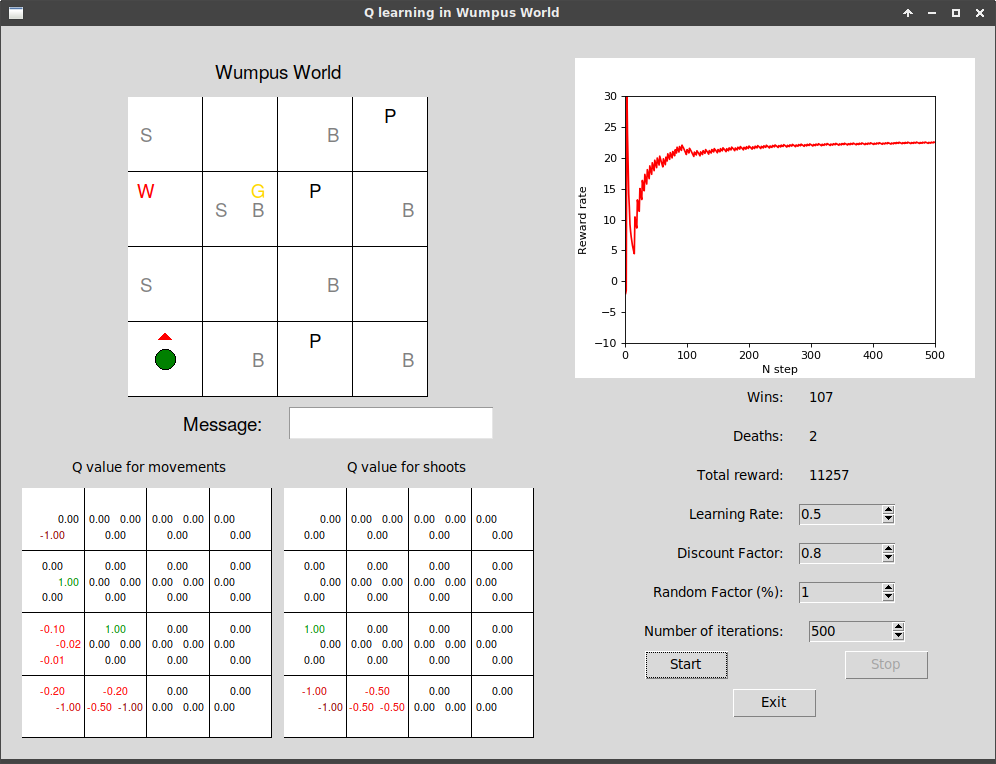

Source code (Python):
#!/usr/bin/env python2
# -*- coding: utf-8 -*-

from __future__ import print_function, division
import numpy as np
import matplotlib
matplotlib.use("TkAgg")
from matplotlib.backends.backend_tkagg import FigureCanvasTkAgg, NavigationToolbar2TkAgg
from matplotlib.figure import Figure

class Environment(object):
    def __init__(self):
        self.matrix = np.zeros([4,4,5])
        # Első két D: koordináta a térképen, harmadik D: mi van a térkép cellájában?
        # [szörny (0/1), szakadék (0/1), bűz (0/1), szellő (0/1), arany (0/1)]
        self.wumpus_loc = np.array([[0,2]])
        self.pit_locs = np.array([[2,0],[2,2],[3,3]])
        self.gold_loc = np.array([[1,2]])
        self.stench_locs = []
        for loc in [[0,1],[1,0],[0,-1],[-1,0]]:
            new_loc = self.wumpus_loc[0]+loc
            if not (np.sum(new_loc < 0) or sum(new_loc >= self.matrix.shape[:2])):
                if new_loc.tolist() not in self.stench_locs:
                    self.stench_locs.append(new_loc.tolist())
        self.stench_locs = np.asarray(self.stench_locs)

        self.breeze_locs = []
        for pit_loc in self.pit_locs:
            for loc in [[0,1],[1,0],[0,-1],[-1,0]]:
                new_loc = pit_loc+loc
                if not (np.sum(new_loc < 0) or sum(new_loc >= self.matrix.shape[:2])):
                    if new_loc.tolist() not in self.breeze_locs:
                        self.breeze_locs.append(new_loc.tolist())
        self.breeze_locs = np.asarray(self.breeze_locs)

        self.place_objects()
        self.start_matrix = self.matrix.copy()

    def place_objects(self):
        for pos,loc in enumerate([self.wumpus_loc,self.pit_locs,self.stench_locs,
                              self.breeze_locs,self.gold_loc]):
            for i,j in loc:
                self.matrix[i][j][pos] = 1

    def kill_wumpus(self):
        # Eltávolítja a szörnyet a térképről és törli a bűz-jeleket
        self.matrix[self.wumpus_loc[0,0]][self.wumpus_loc[0,1]][0] = 0 # Wumpus törölve
        for i,j in self.stench_locs:
            self.matrix[i][j][2] = 0 # Bűz törölve

    def reset_matrix(self):
        # Visszaállítja a térképet az eredeti állapotába
        self.matrix = self.start_matrix.copy()


class Agent(object):
    def __init__(self, Environment, learning_rate=0.5, discount_factor=0.8, random_factor=0.01,
                 reward_dic = [('win',100),('wumpus_killed',10),('death',-10),('nothing',-1)], debug=False):
        self.env = Environment
        self.start_matrix = self.env.start_matrix.copy()
        self.debug = debug
        self.learning_rate = learning_rate
        self.discount_factor = discount_factor
        self.random_factor = random_factor
        self.step, self.history, self.action_history = 0, [], []
        self.state = np.array([0,0,1,0]) # Első két bool: x és y koord, 3. van nyílvesszőnk, 4.: szörny kilőve
        self.arrowpos = self.state[:2].copy()
        self.map = np.zeros(self.env.matrix.shape)
        self.qtable = np.zeros(self.env.matrix.shape[:2]+(8,)) # A térkép minden pontján minden cselekvésre értéket tárol
        self.rewards = np.zeros(self.env.matrix.shape[:2]+(8,)) # A térkép minden pontján minden cselekvésre értéket tárol
        self.reward_dic = dict(reward_dic)
        self.dir_dic = {'left':[-1,0],'right':[1,0],'down':[0,-1],'up':[0,1]} # Irányok kódolása
        actions = ['move_' + d for d in self.dir_dic.keys()] + ['shoot_' + d for d in self.dir_dic.keys()]
        self.action_map = dict([(j,i) for (i,j) in enumerate(actions)]) # Akciók kódolása
        self.wins, self.deaths = 0,0

    def eval_actions(self):
        '''Meggátolja, hogy az ágens kimenjen a mátrixból,
        továbbá csak akkor engedi lőni, ha bűzt érez.'''
        available_actions = []
        for d in self.dir_dic.keys():
            newpos = self.state[:2] + self.dir_dic[d]
            if not (np.sum(newpos < 0) or np.sum(newpos >= self.env.matrix.shape[:2])):
                available_actions.append('move_' + d)
                if self.state[:2] in self.env.stench_locs and self.state[2] == 1:
                    available_actions.append('shoot_' + d)
        return(available_actions)

    def take_action(self,action):
        '''Dekódolja a stringként beadott akciót és tárolja az akciótörténetben'''
        self.step += 1
        act,direction = action.split('_')
        if act == 'move':
            if self.debug:
                q_value = self.qtable[tuple(self.state[:2])][self.action_map[action]]
                print('Move %s on %s (%s)'%(direction,self.state[:2],q_value))
            result = self.move(direction)
        elif act == 'shoot':
            if self.debug:
                q_value = self.qtable[tuple(self.state[:2])][self.action_map[action]]
                print('Shoot %s on %s %s'%(direction,self.state[:2],q_value))
            result = self.shoot(direction)
        self.action_history.append(action)
        return(result)

    def reset_state(self):
        '''Visszaállítja az ágens állapotát és a térképet'''
        self.state = np.array([0,0,1,0])
        self.arrowpos = self.state[:2].copy()
        self.env.reset_matrix()

    def reset_knowlegde(self):
        self.qtable = np.zeros(self.env.matrix.shape[:2]+(8,))
        self.rewards = np.zeros(self.env.matrix.shape[:2]+(8,))
        self.step, self.history, self.action_history = 0, [], []
        self.wins, self.deaths = 0, 0

    def move(self,direction):
        '''Az ágens elmozdul a megadott irányba a mátrixon belül'''
        oldpos = self.state[:2].copy()
        action_ix = self.action_map['move_'+direction]
        self.state[:2] += self.dir_dic[direction]
        obj = self.env.matrix[tuple(self.state[:2])]
        self.map[tuple(self.state[:2])] = self.env.matrix[tuple(self.state[:2])]
        if obj[0] == 1 or obj[1] == 1: # szörnyre, vagy szakadékba lép: -10
            result = 'You died!'
            if self.debug: print('You died on %s.'%self.state[:2])
            self.history.append(self.reward_dic['death'])
            self.reset_state()
            self.rewards[(tuple(oldpos))][action_ix] = self.reward_dic['death']
            self.deaths += 1
        elif obj[4] == 1: # Aranyat talál: +100
            result = 'Gold found!'
            if self.debug: print('You won on %s.'%self.state[:2])
            self.history.append(self.reward_dic['win'])
            self.reset_state()
            self.rewards[(tuple(oldpos))][action_ix] = self.reward_dic['win']
            self.wins += 1
        else: # Nem történik semmi: -1
            result = 'nope'
            self.history.append(self.reward_dic['nothing'])
            self.rewards[(tuple(oldpos))][action_ix] = self.reward_dic['nothing']
        self.update_qtable(oldpos,self.state[:2],action_ix)
        self.update_arrowpos()
        return(result)

    def shoot(self,direction):
        '''Kilövi a nyilat a megadott irányba'''
        action_ix = self.action_map['shoot_'+direction]
        self.state[2] = 0 # Nyíl kilőve
        self.arrowpos += self.dir_dic[direction]
        if (self.arrowpos == self.env.wumpus_loc[0]).all(): # A szörny meghalt: +10
            result = 'Wumpus died!'
            if self.debug: print('Wumpus died.')
            self.state[3] = 1
            self.env.kill_wumpus()
            self.rewards[(tuple(self.state[:2]))][action_ix] = self.reward_dic['wumpus_killed']
            self.history.append(self.reward_dic['wumpus_killed'])
            wumpus_died = True
        else: # Kilőttük a nyilat, de nem történt semmi
            result = 'nope'
            if self.debug: print('Nothing happened.')
            self.history.append(self.reward_dic['nothing'])
            self.rewards[(tuple(self.state[:2]))][action_ix] = self.reward_dic['nothing']
        self.update_qtable(self.state[:2],self.state[:2],action_ix)
        self.arrowpos = None
        return(result)

    def update_arrowpos(self):
        if self.state[2]:
            self.arrowpos = self.state[:2].copy()

    def update_qtable(self, state, next_state, action_ix):
        '''Frissíti az ágens Q-tábláját'''
        state, next_state = tuple(state), tuple(next_state)
        r = self.rewards[state][action_ix]
        q = self.qtable[state][action_ix]
        new_q = q + self.learning_rate * (r + self.discount_factor * max(self.qtable[next_state]) - q)
        self.qtable[state][action_ix] = new_q
        if np.max(np.abs(self.qtable[state])) > 0:
            self.qtable[state] = self.qtable[state]/np.max(np.abs(self.qtable[state]))

    def get_best_action(self):
        '''Kiválasztja a Q tábla alapján a legjobb lépést'''
        best = np.random.choice(self.eval_actions())
        if not np.random.uniform(0,1) < self.random_factor:
            available_moves = np.array([self.action_map[a] for a in self.eval_actions()])
            if not (self.qtable[tuple(self.state[:2])][available_moves] == 0).all():
                max_q_loc = np.where(self.qtable[tuple(self.state[:2])] == \
                                     max(self.qtable[tuple(self.state[:2])][available_moves]))
                max_q_loc = np.intersect1d(available_moves,max_q_loc[0])
                if len(max_q_loc) > 1:
                    action_ix = np.random.choice(max_q_loc)
                else:
                    action_ix = max_q_loc
                for action, ix in self.action_map.items():
                    if ix == action_ix:
                        best = action
        return(best)

    def set_learning_rate(self, learning_rate):
        self.learning_rate = learning_rate

    def set_discount_factor(self, discount_factor):
        self.discount_factor = discount_factor

    def set_random_factor(self,random_factor):
        self.random_factor = random_factor

class GUI(object):
    def __init__(self):
        import Tkinter as tk
        import tkMessageBox
        import ttk

        self.tk = tk
        self.ttk = ttk
        self.tkMessageBox = tkMessageBox

        self.root = tk.Tk()
        self.root.title('Q learning in Wumpus World')

        self.env = Environment()
        self.agent = Agent(self.env)
        self.learning_rate = tk.StringVar(self.root)
        self.discount_factor = tk.StringVar(self.root)
        self.random_factor = tk.StringVar(self.root)
        self.wins = tk.StringVar(self.root)
        self.deaths = tk.StringVar(self.root)
        self.sumreward = tk.StringVar(self.root)
        self.learning_rate.set(str(self.agent.learning_rate))
        self.discount_factor.set(str(self.agent.discount_factor))
        self.random_factor.set(str(self.agent.random_factor))
        for stringvar in [self.wins, self.deaths, self.sumreward]:
            stringvar.set('0')
        self.stopmode = False

        self._env_text = dict(enumerate(list('WPSBG')))
        self._env_grid = dict(zip(range(self.env.matrix.shape[-1]),[0, 1, 3, 5, 2]))
        self._env_colors = dict(zip(range(self.env.matrix.shape[-1]), ['red','black','grey','grey','gold']))

        def _create_circle(self, x, y, r, **kwargs):
            return(self.create_oval(x - r, y - r, x + r, y + r, **kwargs))
        def _create_triangle(self, x, y, m, **kwargs):
            return(self.create_polygon(x, y - m / 2, x + m / 2, y, x - m / 2, y, **kwargs))
        tk.Canvas.create_circle = _create_circle
        tk.Canvas.create_triangle = _create_triangle


        self.mainframe = tk.Frame(master=self.root)
        self.sideframe = tk.Frame(master=self.root)
        self.mainframe.grid(row=0, column=0, padx=20, pady=20)
        self.sideframe.grid(row=0, column=1, padx=20, pady=20)

        Fig = Figure(figsize=(5, 4), dpi=80)
        FigSubPlot = Fig.add_subplot(111, xlabel='N step', ylabel='Reward rate', xlim=[0,100], ylim = [-10,30])
        self.line, = FigSubPlot.plot([],[],'r-')
        self.figcanvas = FigureCanvasTkAgg(Fig, master=self.sideframe)
        self.iternum = tk.Spinbox(self.sideframe, width=10,
                                  values = list(range(100,1001,100))+list(range(2000,10001,1000)),
                                  state = 'readonly')
        self.learnbox = tk.Spinbox(self.sideframe, width=10, from_=0.1, to=1, increment=0.1,
                                   textvariable = self.learning_rate, state='readonly')
        self.discbox = tk.Spinbox(self.sideframe, width=10, from_=0.1, to=1, increment=0.1,
                                  textvariable = self.discount_factor, state='readonly')
        self.randbox = tk.Spinbox(self.sideframe, width=10, values=list(range(1,11))+list(range(20,101,5)),
                                 textvariable = self.random_factor, state='readonly')
        self.startbtn = ttk.Button(master=self.sideframe, text='Start', command=self.start_run)
        self.stopbtn = ttk.Button(master=self.sideframe, text='Stop', command=self.stop, state='disabled')
        self.exitbtn = ttk.Button(master=self.sideframe, text='Exit', command=self.exit)

        self.figcanvas.get_tk_widget().grid(row=0, column=0, columnspan=2)
        ttk.Label(self.sideframe, text="Wins: ", padding=10).grid(row=1, column=0, sticky='e')
        ttk.Label(self.sideframe, textvariable=self.wins, padding=10).grid(row=1, column=1, sticky='w')
        ttk.Label(self.sideframe, text="Deaths: ", padding=10).grid(row=2, column=0, sticky='e')
        ttk.Label(self.sideframe, textvariable=self.deaths, padding=10).grid(row=2, column=1, sticky='w')
        ttk.Label(self.sideframe, text="Total reward: ", padding=10).grid(row=3, column=0, sticky='e')
        ttk.Label(self.sideframe, textvariable=self.sumreward, padding=10).grid(row=3, column=1, sticky='w')
        ttk.Label(self.sideframe, text="Learning Rate: ", padding=10).grid(row=4, column=0, sticky='e')
        self.learnbox.grid(row=4, column=1, sticky='w')
        ttk.Label(self.sideframe, text="Discount Factor: ", padding=10).grid(row=5, column=0, sticky='e')
        self.discbox.grid(row=5, column=1, sticky='w')
        ttk.Label(self.sideframe, text="Random Factor (%): ", padding=10).grid(row=6, column=0, sticky='e')
        self.randbox.grid(row=6, column=1, sticky='w')
        ttk.Label(self.sideframe, text="Number of iterations: ", justify='right', padding=10).grid(row=7, column = 0, sticky='e')
        self.iternum.grid(row=7, column=1, padx=10, sticky='w')
        self.startbtn.grid(row=8,column=0, padx=10)
        self.stopbtn.grid(row=8, column=1, padx=10)
        self.exitbtn.grid(row=9, column=0, columnspan=2, padx=10, pady=10)

        self.world = tk.Canvas(self.mainframe, width=300, height=300)
        self.messagebox = tk.Text(self.mainframe, height=1, width=20, state='disabled', font=('Helvetica', '14'))
        self.q_move = tk.Canvas(self.mainframe, width=250, height=250)
        self.q_shoot = tk.Canvas(self.mainframe, width=250, height=250)


        ttk.Label(self.mainframe, text="Wumpus World", justify='center', padding=10, font=('Helvetica', '14')).grid(row=0, column=0, columnspan=2)
        self.world.grid(row=1, column=0, columnspan=2)
        ttk.Label(self.mainframe, text="Message: ", justify='right', padding=10, font=('Helvetica', '14')).grid(row=2, column = 0, sticky='e')
        self.messagebox.grid(row=2, column=1, padx=10, sticky='w')
        ttk.Label(self.mainframe, text="Q value for movements", justify='center', padding=10).grid(row=3,column=0)
        ttk.Label(self.mainframe, text="Q value for shoots", justify='center', padding=10).grid(row=3,column=1)
        self.q_move.grid(row=4, column=0, padx=(0, 5))
        self.q_shoot.grid(row=4, column=1, padx=(5, 0))
        for canvas in [self.world,self.q_move,self.q_shoot]:
            w,h = int(canvas['width']), int(canvas['height'])
            for i in range(4):
                for j in range(4):
                    canvas.create_rectangle(w*j/4, h*i/4, w*j/4 + w/4, h*i/4 + h/4, fill='white')

        agent_x0, agent_y0 = self.coord_on_canvas(self.world, 0, 0)
        arrow_x0, arrow_y0 = self.coord_on_canvas(self.world, 0, 0, 1)
        self.agent_circle = self.world.create_circle(agent_x0,agent_y0,10,fill='green')
        self.arrow_triangle = self.world.create_triangle(arrow_x0,arrow_y0,15,fill='red')
        self.world_objs = self.draw_world()
        self.q_m_objs, self.q_s_objs = self.draw_qvalues()

    def coord_on_canvas(self, canvas, x, y, gridpos=4):
        grid_dic = dict(zip(range(9),[(i / 4, j / 4) for i, j in zip([1, 2, 3] * 3, [1] * 3 + [2] * 3 + [3] * 3)]))
        xg,yg = grid_dic[gridpos]
        w, h = int(canvas['width']), int(canvas['height'])
        x0, y0 = w*x/4*(1-xg) + w*(x+1)/4*(xg), h - (h*y/4*(yg) + h*(y+1)/4*(1-yg))
        return(x0, y0)

    def to_coords(self,array_tuple):
        return(np.array([a.tolist() for a in array_tuple]).T)

    def draw_world(self):
        world_objs = []
        for i in range(self.env.matrix.shape[-1]):
            coord_pairs = self.to_coords(np.where(self.env.matrix[:, :, i] == 1))
            for x, y in coord_pairs:
                x0, y0 = self.coord_on_canvas(self.world, x, y, self._env_grid[i])
                world_objs.append(self.world.create_text(x0,y0,text=self._env_text[i],fill=self._env_colors[i],
                                                         font=('Helvetica', '14')))
        return(world_objs)

    def draw_agent(self):
        x,y = self.agent.state[:2]
        x0, y0 = self.coord_on_canvas(self.world, x, y)
        return(self.world.create_circle(x0,y0,10,fill='green'))

    def draw_arrow(self):
        x,y = self.agent.arrowpos
        x0, y0 = self.coord_on_canvas(self.world, x, y, 1)
        return(self.world.create_triangle(x0,y0,15,fill='red'))

    def draw_qvalues(self):
        grid_dic = dict(zip([3, 0, 1, 2, 7, 4, 5, 6], [3,7,5,1] * 2))
        q_m_objs,q_s_objs = [], []
        for i in range(self.agent.qtable.shape[-1]):
            qtable = self.agent.qtable[:,:,i]
            target_canvas = self.q_move if i < 4 else self.q_shoot
            disabled_moves = {'x0':[3,7], 'xmax':[1,5], 'y0':[0,4], 'ymax':[2,6]}
            for x in range(qtable.shape[0]):
                for y in range(qtable.shape[1]):
                    if not ((x==0 and i in disabled_moves['x0']) or
                            (x==self.env.matrix.shape[0]-1 and i in disabled_moves['xmax']) or
                            (y==0 and i in disabled_moves['y0']) or
                            (y == self.env.matrix.shape[1]-1 and i in disabled_moves['ymax'])):
                        q = qtable[x,y] if abs(qtable[x,y])>=0.01 else 0
                        cplus = str(int(abs(q)*4)) if int(q*4) else ''
                        c = 'green'+cplus if q > 0 else 'red'+cplus if q < 0 else 'black'
                        x0, y0 = self.coord_on_canvas(target_canvas, x, y, grid_dic[i])
                        if i < 4:
                            q_m_objs.append(target_canvas.create_text(x0,y0, text='%.2f'%q, fill=c, font=('Helvetica', '8')))
                        else:
                            q_s_objs.append(target_canvas.create_text(x0, y0, text='%.2f'%q, fill=c, font=('Helvetica', '8')))
        return(q_m_objs,q_s_objs)

    def clear_world(self):
        self.world.delete(self.agent_circle)
        self.world.delete(self.arrow_triangle)
        for wo in self.world_objs:
            self.world.delete(wo)

    def clear_qtables(self):
        for qmo in self.q_m_objs:
            self.q_move.delete(qmo)
        for qso in self.q_s_objs:
            self.q_shoot.delete(qso)

    def start_run(self):
        for obj in [self.startbtn, self.learnbox, self.discbox, self.randbox, self.iternum]:
            obj.configure(state='disabled')
        self.stopbtn.configure(state='enabled')

        self.stopmode = False
        self.agent.set_learning_rate(float(self.learning_rate.get()))
        self.agent.set_discount_factor(float(self.discount_factor.get()))
        self.agent.set_random_factor(float(self.random_factor.get())/100)
        self.clear_world()
        self.clear_qtables()
        self.q_m_objs, self.q_s_objs = self.draw_qvalues()

        # self.q_m_objs, self.q_s_objs = self.draw_qvalues()
        agent_x0, agent_y0 = self.coord_on_canvas(self.world, 0, 0)
        arrow_x0, arrow_y0 = self.coord_on_canvas(self.world, 0, 0, 1)
        self.agent_circle = self.world.create_circle(agent_x0,agent_y0,10,fill='green')
        self.arrow_triangle = self.world.create_triangle(arrow_x0,arrow_y0,15,fill='red')
        self.world_objs = self.draw_world()

        self.world.update()
        self.world.after(800)
        self.figcanvas.figure.axes[0].set_xlim(0,int(self.iternum.get()))
        cumrewards = []
        for i in range(int(self.iternum.get())):
            if self.stopmode:
                break
            self.world.after(10)
            a = self.agent.get_best_action()
            result = self.agent.take_action(a)

            self.clear_world()
            self.clear_qtables()
            self.world_objs = self.draw_world()
            self.q_m_objs, self.q_s_objs = self.draw_qvalues()
            self.agent_circle = self.draw_agent()
            if self.agent.arrowpos is not None:
                self.arrow_triangle = self.draw_arrow()
            self.world.update()
            self.messagebox.config(state='normal')
            self.messagebox.delete('1.0', 'end')
            self.messagebox.insert('1.0',result if result != 'nope' else '')
            self.messagebox.config(state='disabled')
            self.messagebox.update()
            if result != 'nope':
                self.mainframe.after(490)
            for stringvar, value in zip([self.wins, self.deaths, self.sumreward],
                                        [self.agent.wins, self.agent.deaths,np.sum(self.agent.history)]):
                stringvar.set(str(value))
            cumrewards.append(np.sum(self.agent.history)/i)
            if not self.stopmode:
                self.line.set_data(range(i+1),cumrewards)
                self.figcanvas.draw()
        if not self.stopmode:
            self.stop()
            self.tkMessageBox.showinfo(parent=self.root, message='Exection ended')
        else:
            self.tkMessageBox.showinfo(parent=self.root, message='Exection interrupted')


    def stop(self):
        self.stopmode = True
        self.agent.reset_state()
        self.agent.reset_knowlegde()
        self.clear_world()
        self.world.delete(self.agent_circle)
        self.world.delete(self.arrow_triangle)
        agent_x0, agent_y0 = self.coord_on_canvas(self.world, 0, 0)
        arrow_x0, arrow_y0 = self.coord_on_canvas(self.world, 0, 0, 1)
        self.agent_circle = self.world.create_circle(agent_x0, agent_y0, 10, fill='green')
        self.arrow_triangle = self.world.create_triangle(arrow_x0, arrow_y0, 15, fill='red')
        self.world_objs = self.draw_world()
        self.messagebox.config(state='normal')
        self.messagebox.delete('0.1', 'end')
        self.messagebox.config(state='disabled')
        for obj in [self.startbtn, self.learnbox, self.discbox, self.randbox, self.iternum]:
            obj.configure(state='readonly')
        self.stopbtn.configure(state='disabled')

    def exit(self):
        if self.tkMessageBox.askokcancel(parent=self.root, title='Quit', message='Do you really want to quit?'):
            self.stop()
            self.root.destroy()

    def main_loop(self):
        self.root.mainloop()

if __name__ == '__main__':
    gui = GUI()
    gui.main_loop()
